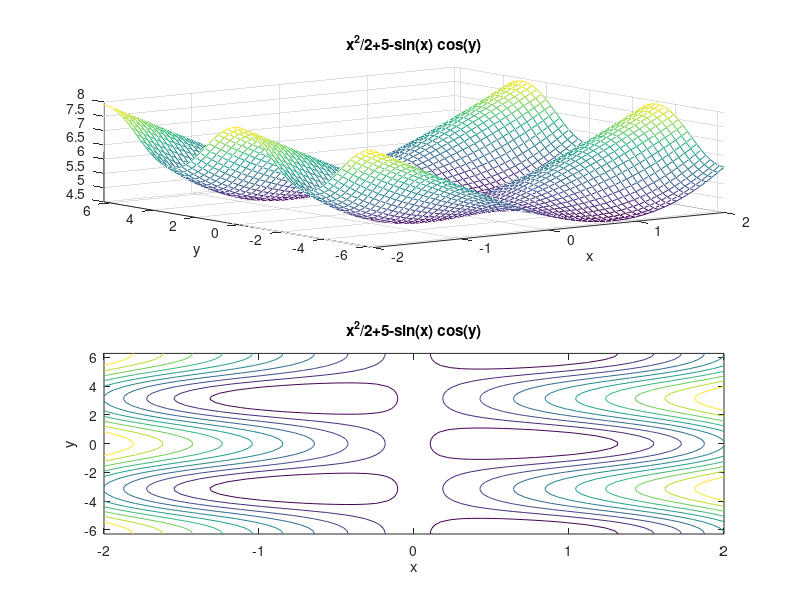

Recreate this plot in MATLAB.
%ZAD5_7
figure
subplot(2,1,1), ezmesh('x.^2/2+5-sin(x).*cos(y)', [-2, 2, -2*pi, 2*pi])
subplot(2,1,2), ezcontour('x.^2/2+5-sin(x).*cos(y)', [-2, 2, -2*pi, 2*pi])